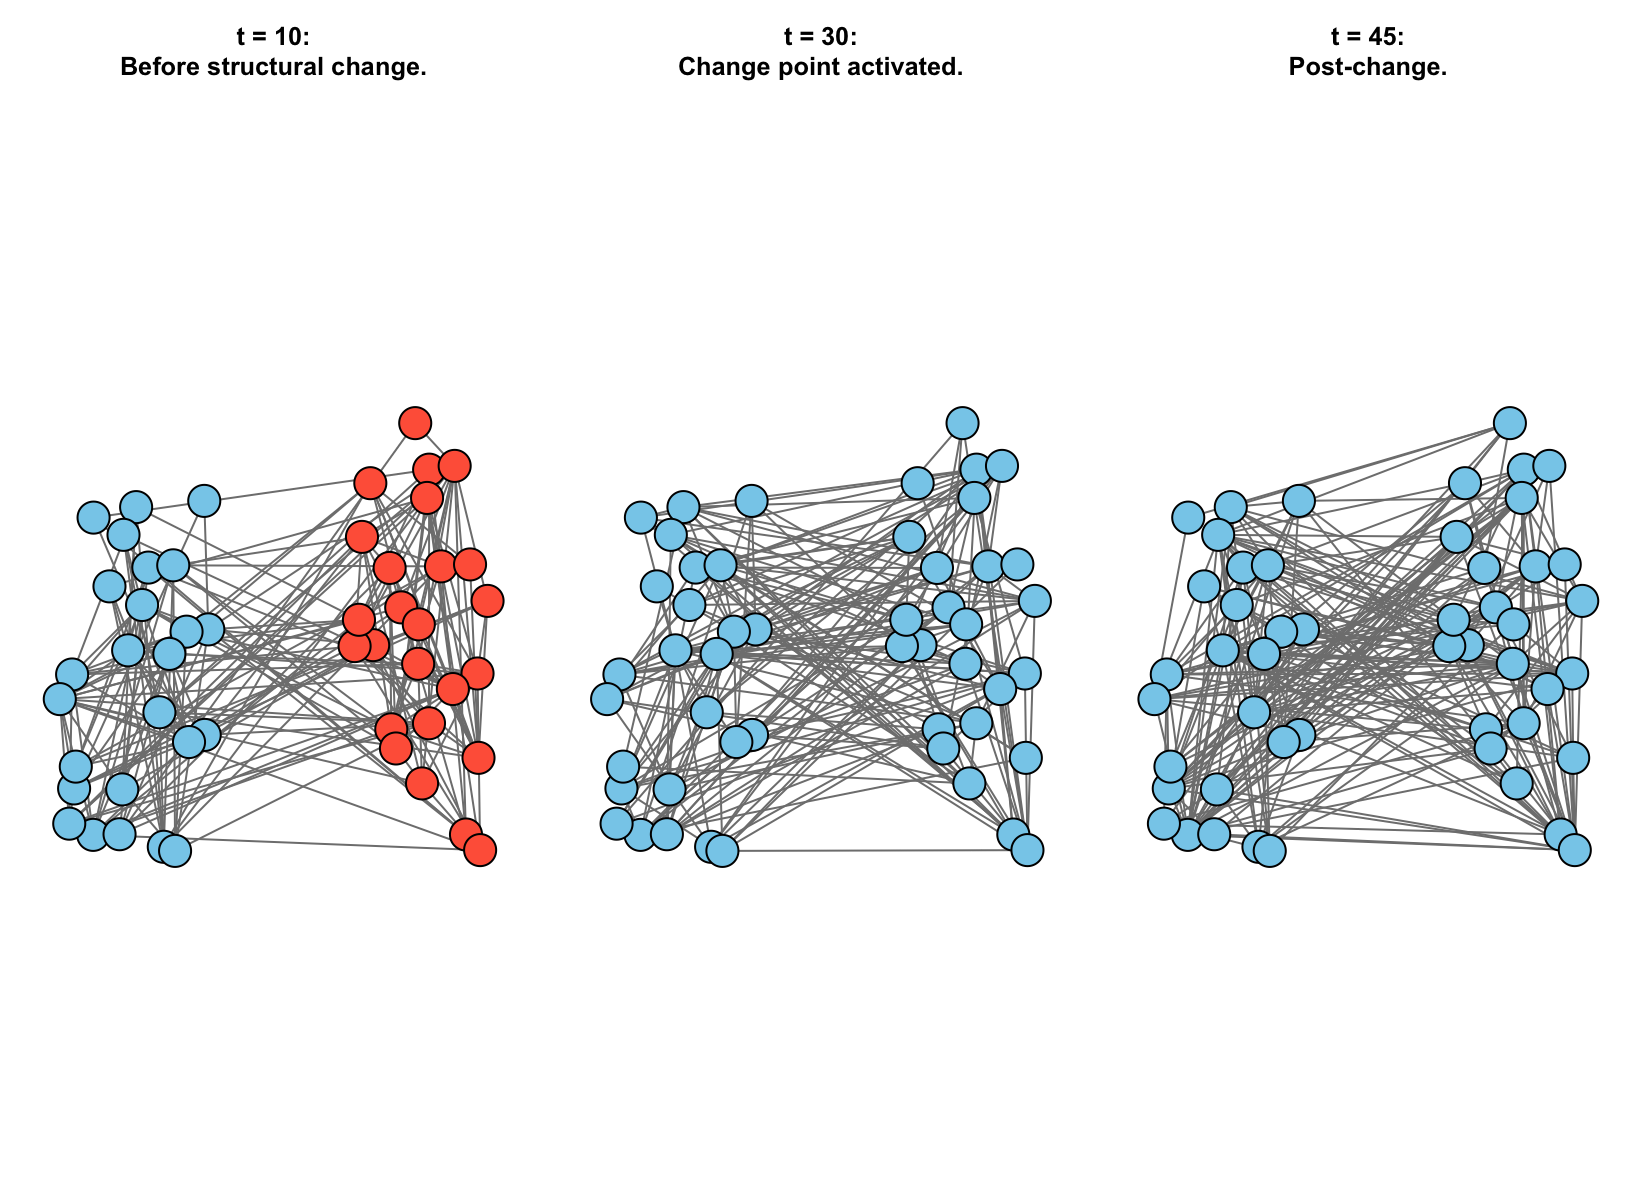

R code for this plot:
devtools::load_all()

# Define parameters
set.seed(42)
n <- 50                 # Total number of nodes
K <- 2                  # Number of communities
Z <- matrix(0, n, K)    # Membership matrix
Z[1:(n/2), 1] <- 1
Z[((n/2)+1):n, 2] <- 1

B <- matrix(c(0.2, 0.1, 0.1, 0.2), nrow=2, byrow=TRUE)  # base connection probabilities

theta <- runif(n, 0.8, 1.2)  # degree heterogeneity

T <- 50                # Total time steps
t_star <- 30           # Start of structural change
persistence <- 0       # No label change in this simulation

sim5_output <- generate_dynamic_sbm(
  n = n,
  K = K,
  Z = Z,
  B = B,
  new_B = B,
  theta = theta,
  T = T,
  persistence = persistence,
  start_time = t_star,
  end_time = T,
  theta_fluctuate = FALSE,
  merge_communities = TRUE,
)

dynamic_networks <- sim5_output$adj_list
Z_list <- sim5_output$Z_list

# Define label extractor
get_labels_from_Z <- function(Z) {
  apply(Z, 1, function(row) which(row == 1))
}

# Choose time points of interest
time_points <- c(10, 30, 45)

# Description for each time point
descriptions <- c(
  "t = 10:\nBefore structural change.",
  "t = 30:\nChange point activated.",
  "t = 45:\nPost-change."
)

# Fix layout for consistent visualization
#g_example <- graph_from_adjacency_matrix(dynamic_networks[[1]], mode = "undirected")
#layout_pos <- layout_with_fr(g_example)

# Manual layout: side-by-side positioning by community
initial_labels <- get_labels_from_Z(Z)
layout_pos <- matrix(NA, nrow = n, ncol = 2)
layout_pos[node_labels == 1, 1] <- runif(sum(node_labels == 1), min = -1, max = -0.2)  # Left group
layout_pos[node_labels == 2, 1] <- runif(sum(node_labels == 2), min = 0.2, max = 1)    # Right group
layout_pos[, 2] <- runif(n, min = -1, max = 1)  # vertical jitter


# Shewhart charts
par(mfrow = c(1, 3), mar = c(1, 1, 4, 1))  # More top margin for caption
for (i in 1:3) {
  t <- time_points[i]
  g_t <- graph_from_adjacency_matrix(dynamic_networks[[t]], mode = "undirected")
  Z_t <- Z_list[[t]]
  node_labels <- get_labels_from_Z(Z_t)

  color_map <- c("skyblue", "tomato", "gray")
  community_colors <- color_map[pmin(node_labels, length(color_map))]

  plot(g_t,
       layout = layout_pos,
       vertex.label = NA,
       vertex.size = 15,
       vertex.color = community_colors,
       edge.color = "gray50",
       main = descriptions[i])
}
par(mfrow = c(1, 1))

node_labels <- initial_labels

Z_list <- sim_output$Z_list

plot_simulation_summary(dynamic_networks, Z_list, node_labels, sim_title = "Simulation 5")

# === Compute F1–F9 summaries ===
F_time_series <- compute_all_F_series(dynamic_networks)

plot_F_summary_with_control_bands(F_time_series)
par(mfrow = c(1, 1))
lad_results <- run_lad_analysis(
  adjacency_list = dynamic_networks,
  changepoints = t_star,  # Known structural change
  title = "LAD - Simulation 5"
)
